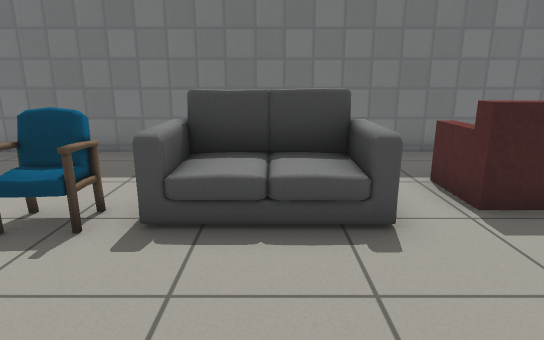
[1] (above)

18 first-person views from a walk through a robot-simulator world made for Gazebo. The camera is 1 m above the floor, tilts 14° down and sees 75° across. The floor is counted in squares, 0.5 m on a side. Each view is taken from the middle of a square. On the plan, view 1 faces up. The plan holds only what a view shows up to about 19 squares ahead; the rest is blank. Simple patterns stand in for the simulator's built-in surfaces. Some stock models are drawn as simple stand-ins. Some surface patterns are stand-ins.

[2]
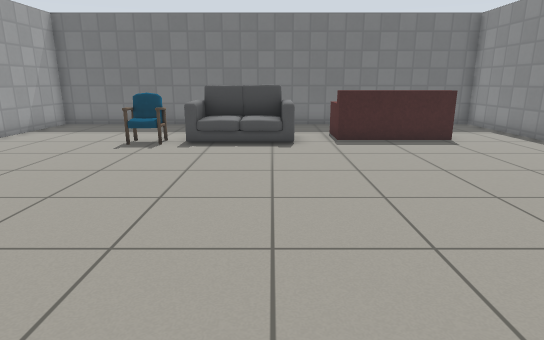

[3]
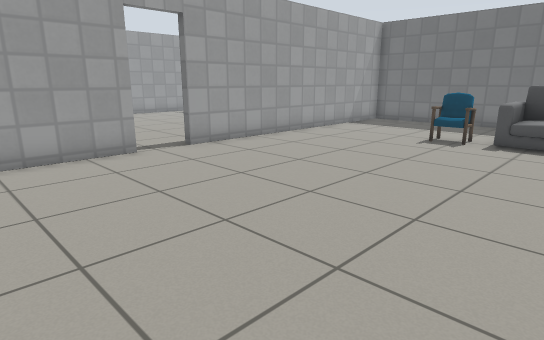

[4]
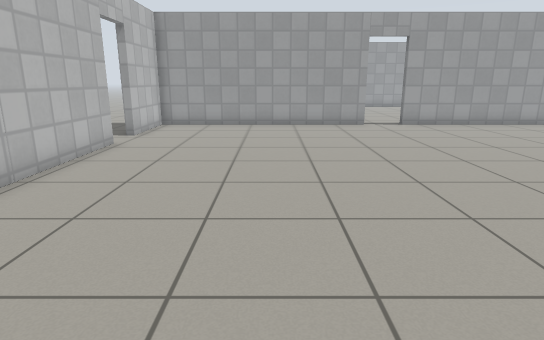

[5]
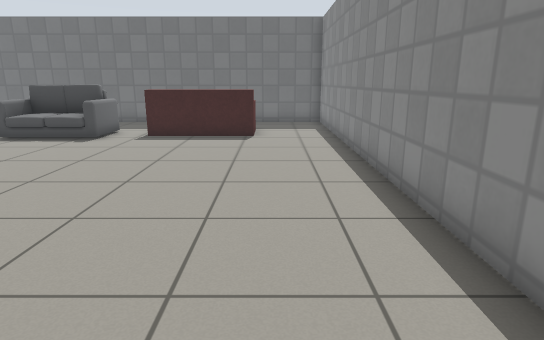

[6]
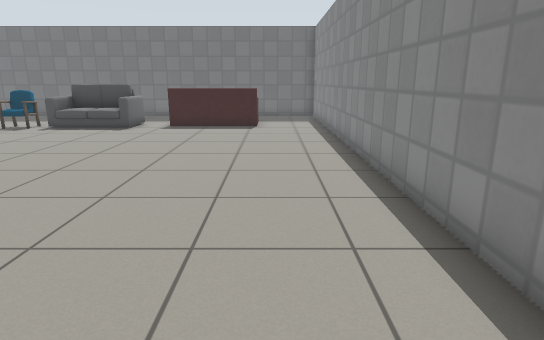

[7]
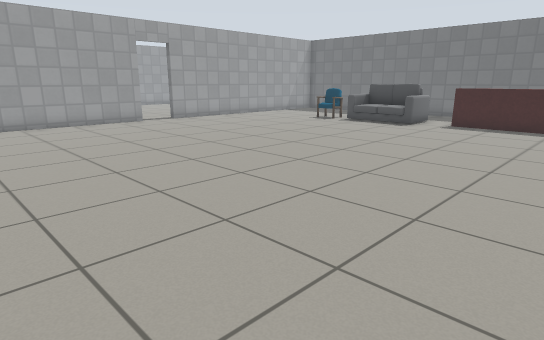

[8]
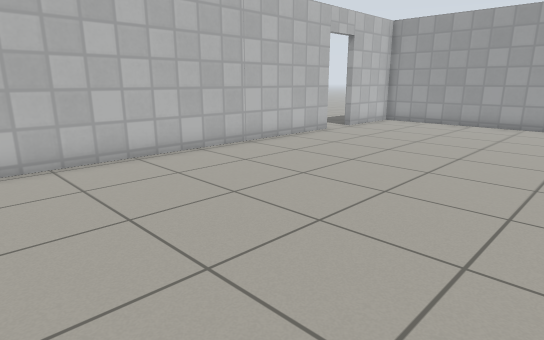

[9]
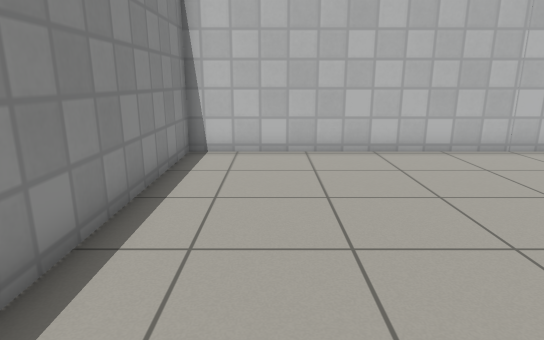

[10]
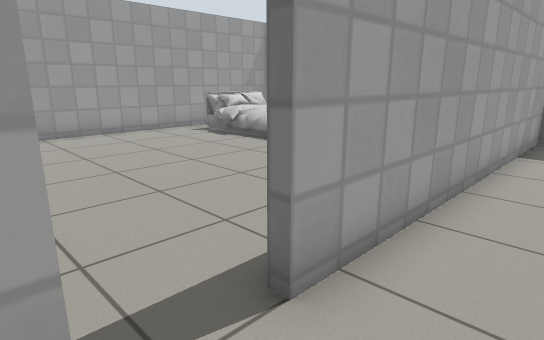

[11]
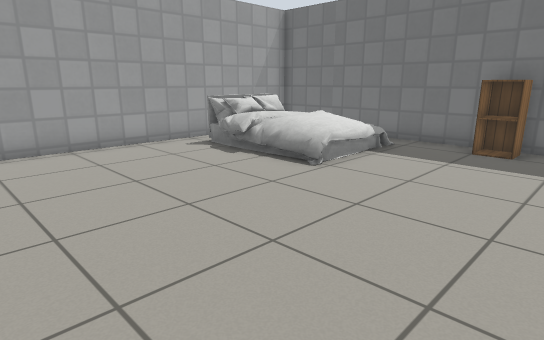

[12]
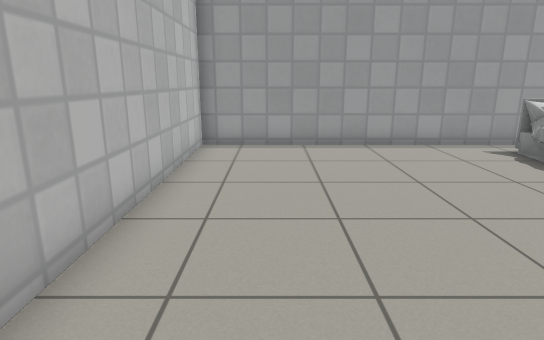

[13]
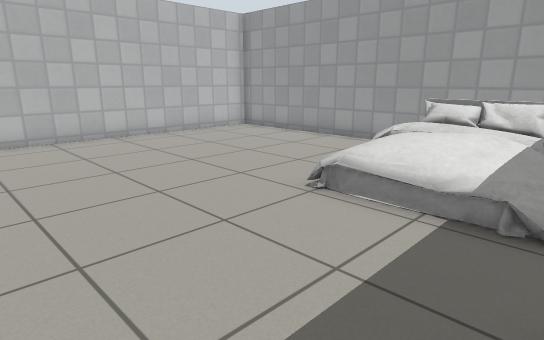

[14]
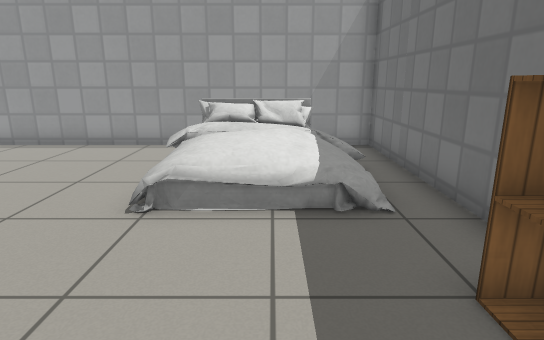

[15]
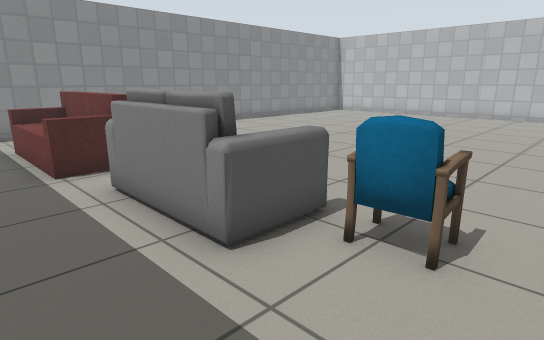

[16]
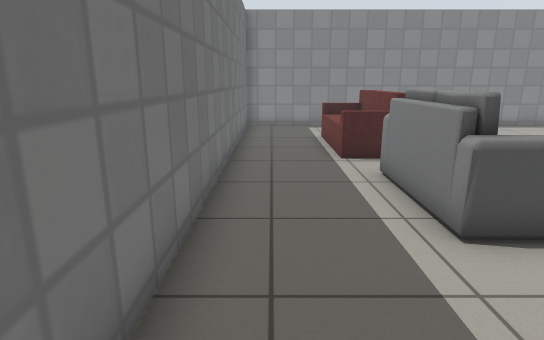

[17]
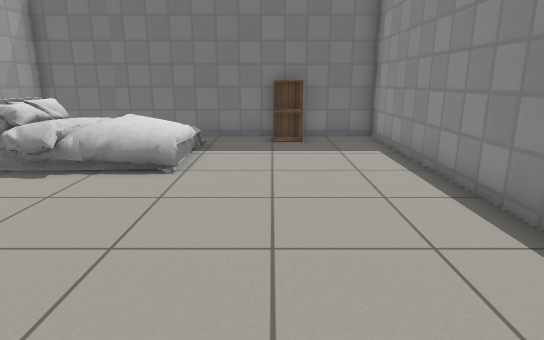

[18]
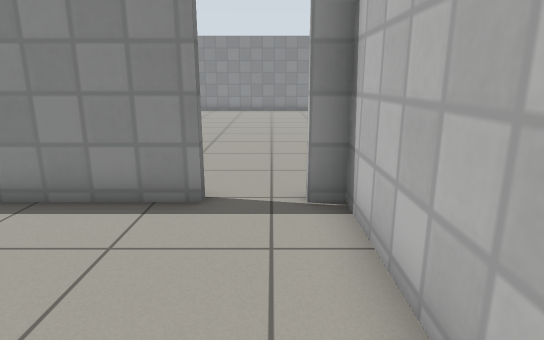

### Floor plan
Ten units are one square. View 1 is at (0, 0); x grows to the right and y downward. Boxes are objects, and circles mark ways between rooms. Rooms are numbered by the first view taken in them; rooms with no view inside come last. Other rooms are left out.
<svg viewBox="-219 -106 328 246">
<path fill="none" stroke="#000" d="M-90 36 -90 133 -55 133M-37 133 104 133 104 -101 -90 -101 -90 18M-93 18 -93 -101 -214 -101 -214 43 -93 43"/>
<rect x="-45" y="-55" width="20" height="20" fill="#bbb"><title>chair</title></rect>
<rect x="-25" y="-75" width="50" height="30" fill="#bbb"><title>sofa</title></rect>
<rect x="25" y="-75" width="50" height="30" fill="#bbb"><title>sofa</title></rect>
<rect x="-205" y="-95" width="60" height="50" fill="#bbb"><title>bed</title></rect>
<rect x="-135" y="-95" width="20" height="10" fill="#bbb"><title>cabinet</title></rect>
<circle cx="-90" cy="25" r="3" fill="#2a7"/>
<text x="0" y="10">1</text>
<text x="-150" y="-30">2</text>
</svg>
Room 1 opens to room 2.

Where each view was taken, in squares from view 1:
view 1: 0 up, 0 right, facing up
view 2: 7 down, 1 right, facing up
view 3: 8 down, 1 right, facing up-left
view 4: 8 down, 8 right, facing left
view 5: 8 down, 8 right, facing up
view 6: 11 down, 8 right, facing up
view 7: 12 down, 9 right, facing up-left
view 8: 4 down, 9 right, facing down-left
view 9: 3 down, 8 right, facing down
view 10: 4 down, 7 left, facing up-left
view 11: 2 down, 10 left, facing up-left
view 12: 2 down, 10 left, facing left
view 13: 9 up, 10 left, facing down-left
view 14: 7 up, 10 left, facing left
view 15: 9 up, 5 left, facing down-right
view 16: 9 up, 6 left, facing right
view 17: 3 down, 13 left, facing up
view 18: 3 down, 15 left, facing right
